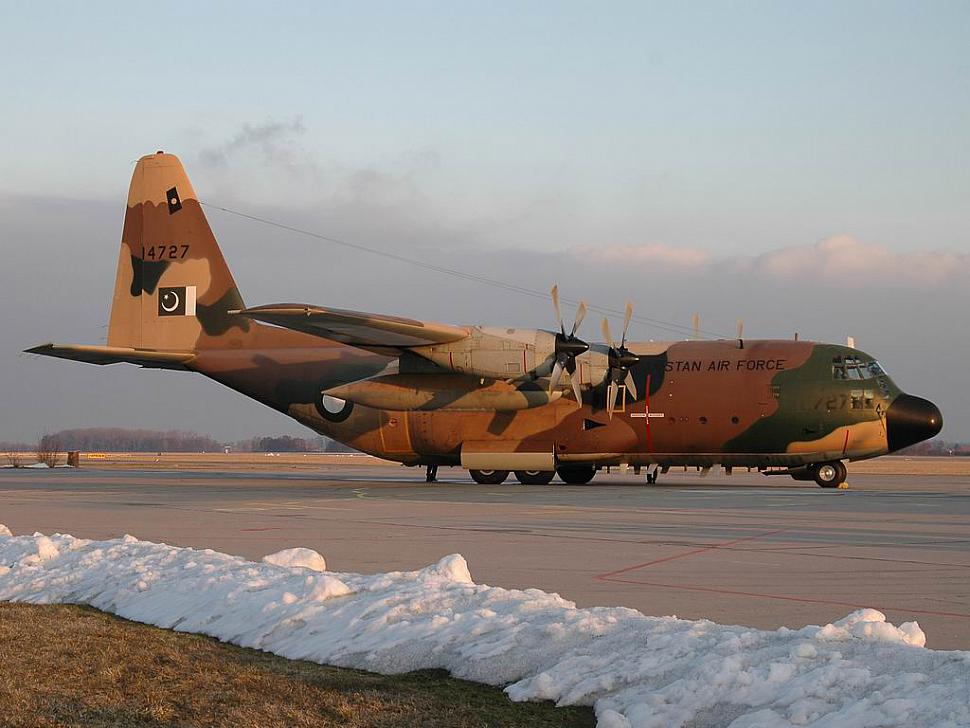
#> input picture c130.jpg, 970 x 728 px
$ jupyter execute --allow-errors '20. Image Encryption and Decryption.ipynb'
#> lines starting #> are read from the running program, lines starting #| are printed output that depends on the picture
[cell 1]
import cv2
import numpy as np

def encrypt_image(image_path, key):
    # Load image
#> called with image_path = 'c130.jpg', key = 123
    img = cv2.imread(image_path)
#> img is the input picture: shape (728, 970, 3); mean B, G, R 136.1, 139.7, 146

    # Convert key to integer (assume a simple integer key here)
    key = int(key)

    # XOR operation on each pixel
    for i in range(img.shape[0]):
        for j in range(img.shape[1]):
            for k in range(img.shape[2]):  # For color images
                img[i, j, k] = img[i, j, k] ^ key
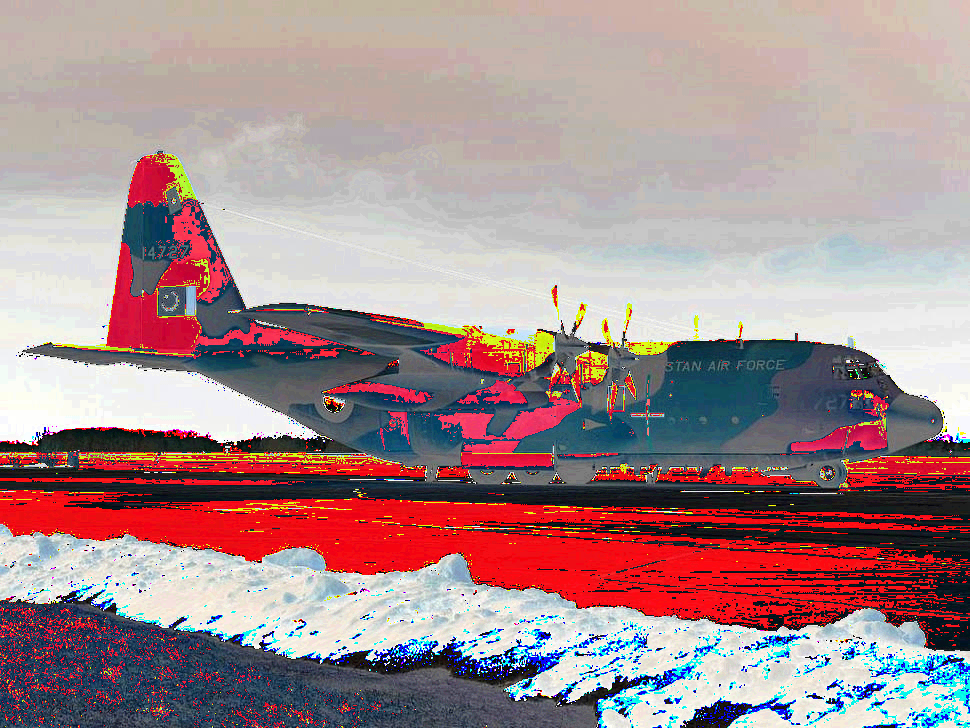
#> img: shape (728, 970, 3); mean B, G, R 142.7, 140.3, 166.3

    # Save encrypted image
    cv2.imwrite('encrypted_image.jpg', img)

def decrypt_image(encrypted_image_path, key):
    # Load encrypted image
#> called with encrypted_image_path = 'encrypted_image.jpg', key = 123
    img = cv2.imread(encrypted_image_path)
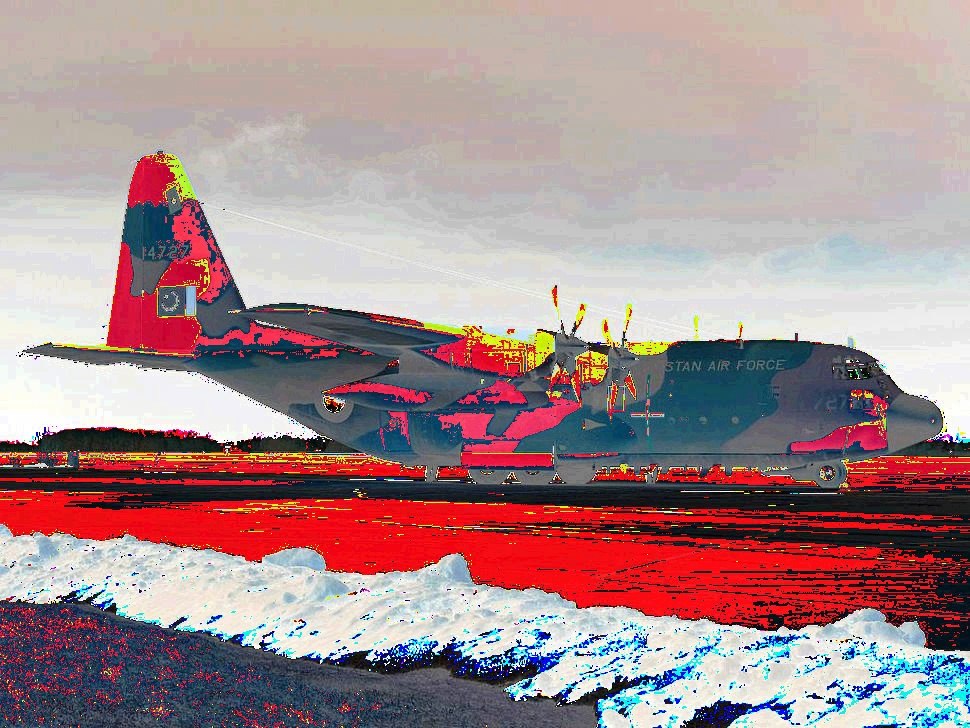
#> img: shape (728, 970, 3); mean B, G, R 142.7, 140.5, 166.2

    # Convert key to integer
    key = int(key)

    # Reverse XOR operation
    for i in range(img.shape[0]):
        for j in range(img.shape[1]):
            for k in range(img.shape[2]):  # For color images
                img[i, j, k] = img[i, j, k] ^ key
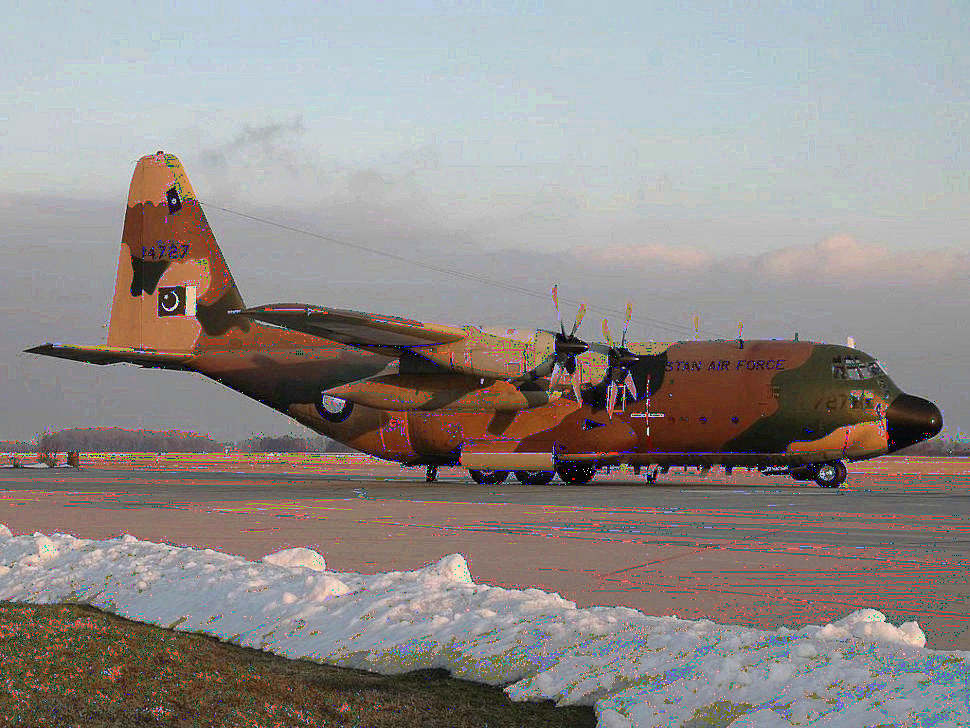
#> img: shape (728, 970, 3); mean B, G, R 137.1, 139.7, 145.6

    # Save decrypted image
    cv2.imwrite('decrypted_image.jpg', img)

# --- Usage Example ---
image_path = 'c130.jpg'
secret_key = 123  # Choose a more complex key in production

encrypt_image(image_path, secret_key)
decrypt_image('encrypted_image.jpg', secret_key)

# --- Visualization ---
original = cv2.imread(image_path)
encrypted = cv2.imread('encrypted_image.jpg')
decrypted = cv2.imread('decrypted_image.jpg')

cv2.imshow('Original', original)
cv2.imshow('Encrypted', encrypted)
cv2.imshow('Decrypted', decrypted)
cv2.waitKey(0)
cv2.destroyAllWindows()

[cell 2]
import matplotlib.pyplot as plt
import numpy as np
from scipy.ndimage import shift, rotate, map_coordinates

def load_and_display_image(image_path):
#> called with image_path = 'c130.jpg'
    img = plt.imread(image_path)
    plt.imshow(img)
    plt.show()

def rigid_transformation(img, translation, angle):
    # Translation
#> called with translation = (50, 20), angle = 30
    tx, ty = translation
#> tx = 50; ty = 20
    shifted_img = shift(img, shift=(ty, tx, 0), mode='constant')
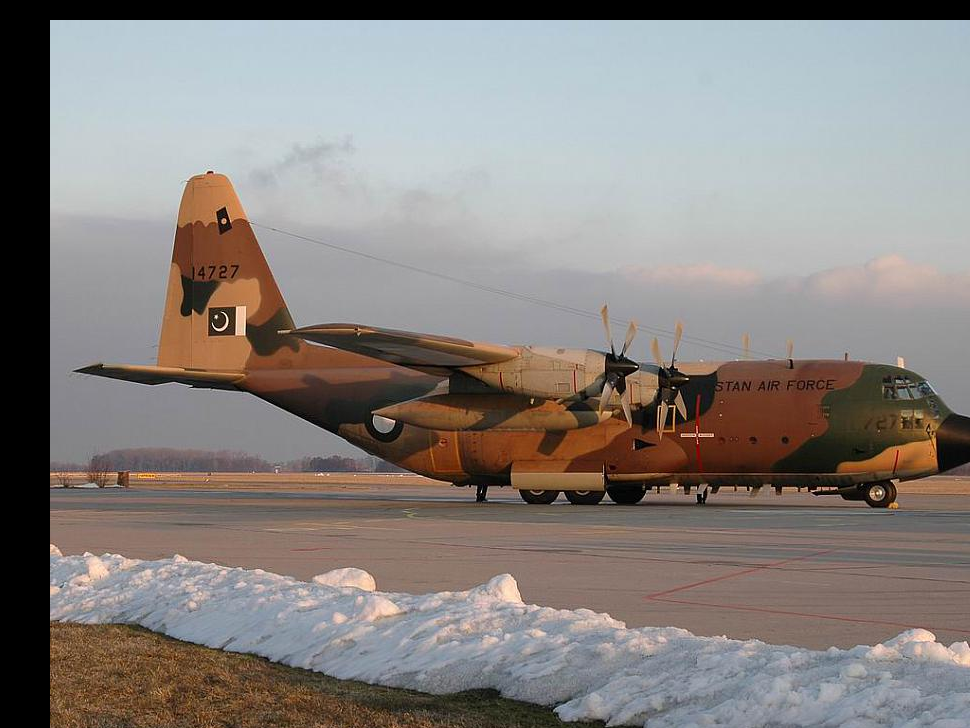
#> shifted_img: shape (728, 970, 3); mean R, G, B 135.9, 129.9, 126.5

    # Rotation
    rotated_img = rotate(shifted_img, angle, reshape=False,  mode='constant')
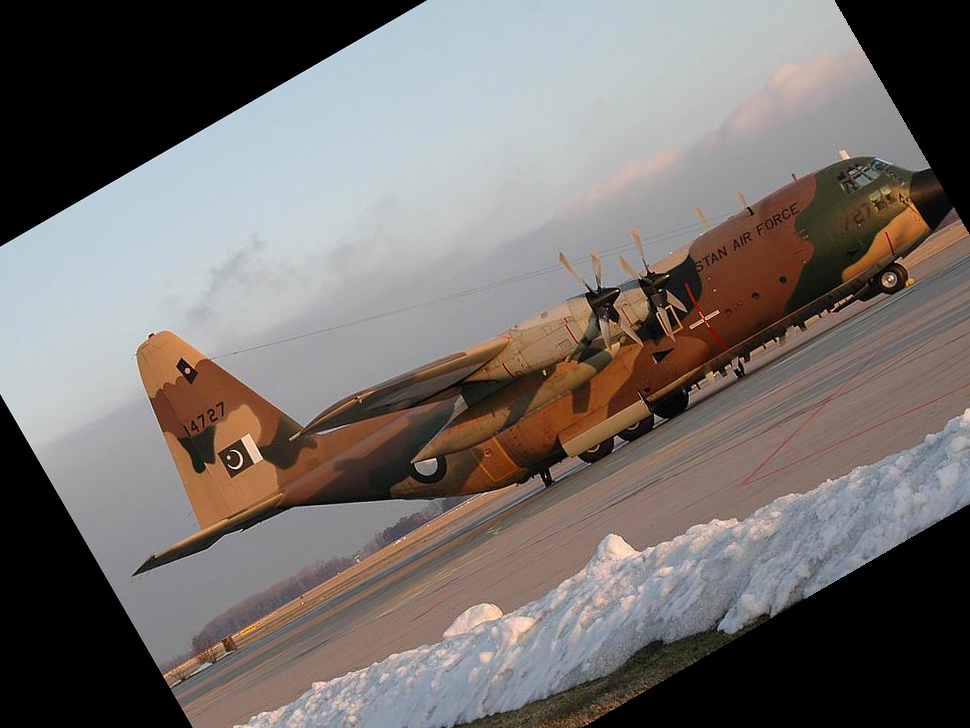
#> rotated_img: shape (728, 970, 3); mean R, G, B 116.9, 111.1, 108.1

    return rotated_img

def affine_transformation(img, matrix):
    # Construct affine transformation matrix
    transform_matrix = np.vstack([matrix, [0, 0, 1]])
#> transform_matrix = [[0.8, 0.2, 0], [0, 1, 0], [0, 0, 1]]

    # Apply transformation
    transformed_img = map_coordinates(img, transform_matrix, order=1, mode='constant')
#> transformed_img = [185, 185, 203]

    # Check validity and return a properly dimensioned array
    if transformed_img.ndim == 2:  # Handle grayscale images
        return transformed_img
    elif transformed_img.ndim == 3:  # Handle color images
        return transformed_img
    else:  # If dimensions are invalid, return the original image to avoid an error
        print("Warning: Transformation produced invalid dimensions")
        return img


def simple_deformable_transformation(img, grid_size):
    # Create deformation grid
#> called with grid_size = 30
    x, y = np.mgrid[0:img.shape[0]:grid_size, 0:img.shape[1]:grid_size]
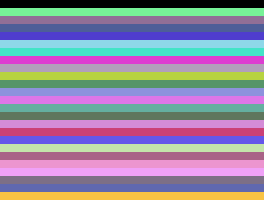
#> x: shape (25, 33) int64 (shown 8 times larger); 25 distinct labels, from 0 to 720; one colour per label, 0 black
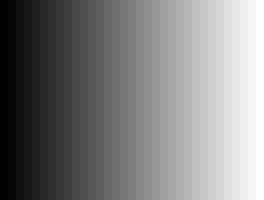
#> y: shape (25, 33) int64 (shown 8 times larger); min 0, max 960, mean 480; drawn with min black and max white

    # Add random offsets (simulating deformation)
    dx = np.random.randint(-10, 10, x.shape)
    dy = np.random.randint(-10, 10, y.shape)

    # Apply deformation
    transformed_img = map_coordinates(img, [y + dy, x + dx, np.zeros_like(x)], order=1, mode='constant')
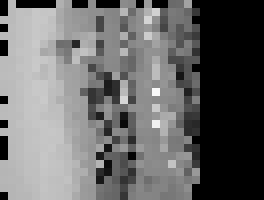
#> transformed_img: shape (25, 33) (shown 8 times larger); min 0, max 249, mean 104.9

    return transformed_img

# ----- Usage Example -----
image_path = 'c130.jpg'

# Load the original image
load_and_display_image(image_path)

# Transformations
rigid_img = rigid_transformation(plt.imread(image_path), (50, 20), 30)  # Translation + Rotation
affine_img = affine_transformation(plt.imread(image_path), [[0.8, 0.2, 0], [0, 1, 0]])  # Scaling + Shear
deformed_img = simple_deformable_transformation(plt.imread(image_path), grid_size=30)

# Display transformed images
plt.figure(figsize=(12, 4))
plt.subplot(141), plt.imshow(plt.imread(image_path)), plt.title('Original')
plt.subplot(142), plt.imshow(rigid_img), plt.title('Rigid')
plt.subplot(143), plt.imshow(affine_img), plt.title('Affine')
plt.subplot(144), plt.imshow(deformed_img), plt.title('Deformable')
plt.show()
